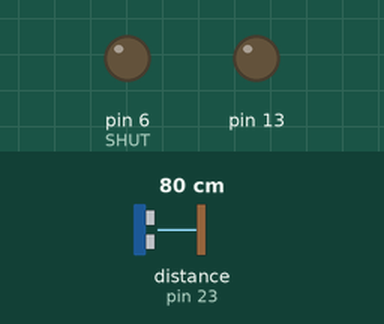
This sketch was run on a simulated Arduino Uno, built with avr-gcc and run on an emulated ATmega328P. Parts: output pins drawn as LEDs (lit = HIGH). Inputs (shaded band) come from the test bench; at power-on: distance to the obstacle (sensor on pin 23) 80 cm. What the sketch prints to the serial monitor is not drawn.

Above: at 0.4 s.
Timing chart, 0 to 1.9 s (numbered marks = the images above):
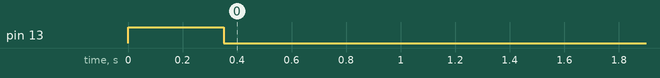

The sketch:

test_vl53l1x.ino
```cpp
#include <Wire.h>
#include <VL53L1X.h>

VL53L1X sensor;

#define SHUT 6

void setup() {
Serial.begin(19200);
pinMode(13,OUTPUT);
digitalWrite(13,HIGH);
pinMode(SHUT, OUTPUT);

digitalWrite(SHUT, LOW);

Serial.println("PinmodeOK");
delay(100);
Wire.begin();
Serial.println("Wire.begin");

pinMode(SHUT, INPUT);
delay(150);
sensor.init();
delay(100);
sensor.setAddress((uint8_t)23);
sensor.setTimeout(100);

Serial.println("sensorOK");

sensor.startContinuous(50);

digitalWrite(13,LOW);
Serial.println("SetupOK");
}

void loop(){
Serial.println(sensor.readRangeContinuousMillimeters());
delay(10);
}
```
